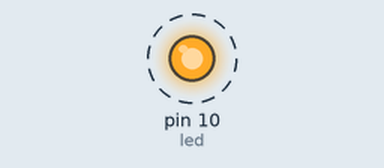
This sketch was run on a simulated Arduino Uno, built with avr-gcc and run on an emulated ATmega328P. Shown: output pins drawn as LEDs (lit = HIGH). Dashed ring = blinking.

Above: at 0.1 s.
Timing chart, 0 to 3.0 s (numbered marks = the images above):
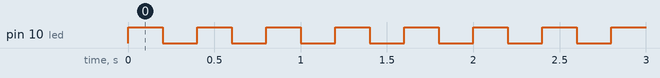

The sketch:

twinkle-lights-arduino-ide.ino
```cpp
int led;

void setup() {
  led = 10;
  pinMode(led, OUTPUT);
}

void loop() {
  digitalWrite(10, HIGH);
  delay(200);
  digitalWrite(10, LOW);
  delay(200);
}
```

Measured:
- by itself, pin 10 (led): alternates HIGH for 0.20 s and LOW for 0.20 s
